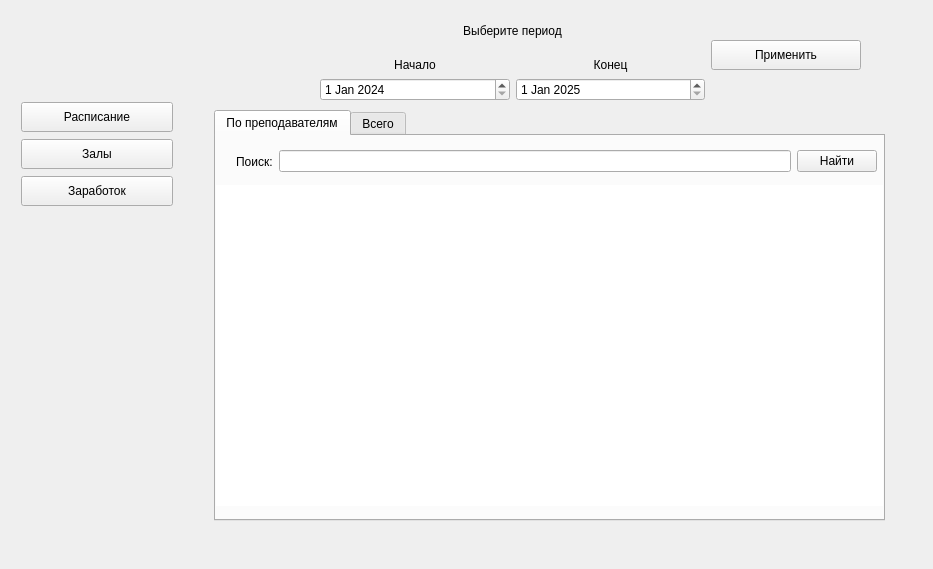
<?xml version="1.0" encoding="UTF-8"?>
<ui version="4.0">
 <class>DirectorsInterface</class>
 <widget class="QWidget" name="DirectorsInterface">
  <property name="geometry">
   <rect>
    <x>0</x>
    <y>0</y>
    <width>933</width>
    <height>569</height>
   </rect>
  </property>
  <property name="windowTitle">
   <string>Form</string>
  </property>
  <widget class="QWidget" name="widget" native="true">
   <property name="geometry">
    <rect>
     <x>11</x>
     <y>1</y>
     <width>171</width>
     <height>561</height>
    </rect>
   </property>
   <widget class="QWidget" name="">
    <property name="geometry">
     <rect>
      <x>10</x>
      <y>100</y>
      <width>152</width>
      <height>106</height>
     </rect>
    </property>
    <layout class="QVBoxLayout" name="verticalLayout_2">
     <item>
      <widget class="QPushButton" name="sheduleBut">
       <property name="minimumSize">
        <size>
         <width>150</width>
         <height>30</height>
        </size>
       </property>
       <property name="text">
        <string>Расписание</string>
       </property>
      </widget>
     </item>
     <item>
      <widget class="QPushButton" name="roomsBut">
       <property name="minimumSize">
        <size>
         <width>150</width>
         <height>30</height>
        </size>
       </property>
       <property name="text">
        <string>Залы</string>
       </property>
      </widget>
     </item>
     <item>
      <widget class="QPushButton" name="moneyBut">
       <property name="minimumSize">
        <size>
         <width>150</width>
         <height>30</height>
        </size>
       </property>
       <property name="text">
        <string>Заработок</string>
       </property>
      </widget>
     </item>
    </layout>
   </widget>
  </widget>
  <widget class="QStackedWidget" name="stackedWidget">
   <property name="geometry">
    <rect>
     <x>180</x>
     <y>0</y>
     <width>721</width>
     <height>561</height>
    </rect>
   </property>
   <property name="currentIndex">
    <number>2</number>
   </property>
   <widget class="QWidget" name="shedule">
    <widget class="QWidget" name="widget_4" native="true">
     <property name="geometry">
      <rect>
       <x>9</x>
       <y>10</y>
       <width>671</width>
       <height>561</height>
      </rect>
     </property>
     <widget class="QWidget" name="gridLayoutWidget_6">
      <property name="geometry">
       <rect>
        <x>9</x>
        <y>-1</y>
        <width>661</width>
        <height>291</height>
       </rect>
      </property>
      <layout class="QGridLayout" name="gridLayout_6">
       <item row="0" column="0">
        <widget class="QTableView" name="lessonsTableview"/>
       </item>
      </layout>
     </widget>
     <widget class="QWidget" name="layoutWidget_3">
      <property name="geometry">
       <rect>
        <x>19</x>
        <y>350</y>
        <width>381</width>
        <height>171</height>
       </rect>
      </property>
      <layout class="QFormLayout" name="formLayout_5">
       <item row="0" column="0">
        <widget class="QLabel" name="label_21">
         <property name="text">
          <string>Номер зала</string>
         </property>
        </widget>
       </item>
       <item row="1" column="0">
        <widget class="QLabel" name="label_22">
         <property name="text">
          <string>День недели</string>
         </property>
        </widget>
       </item>
       <item row="2" column="0">
        <widget class="QLabel" name="label_23">
         <property name="text">
          <string>Номер занятия</string>
         </property>
        </widget>
       </item>
       <item row="4" column="0" colspan="2">
        <widget class="QPushButton" name="addLessonBut">
         <property name="text">
          <string>Добавить</string>
         </property>
        </widget>
       </item>
       <item row="3" column="0">
        <widget class="QLabel" name="label_24">
         <property name="text">
          <string>Преподаватель</string>
         </property>
        </widget>
       </item>
       <item row="3" column="1">
        <widget class="QComboBox" name="choseCoach"/>
       </item>
       <item row="2" column="1">
        <widget class="QComboBox" name="choseLesson"/>
       </item>
       <item row="1" column="1">
        <widget class="QComboBox" name="choseDay"/>
       </item>
       <item row="0" column="1">
        <widget class="QComboBox" name="choseRoom"/>
       </item>
      </layout>
     </widget>
     <widget class="QLabel" name="label_10">
      <property name="geometry">
       <rect>
        <x>140</x>
        <y>320</y>
        <width>151</width>
        <height>20</height>
       </rect>
      </property>
      <property name="text">
       <string>Добавить занятие</string>
      </property>
      <property name="alignment">
       <set>Qt::AlignmentFlag::AlignCenter</set>
      </property>
     </widget>
     <widget class="QWidget" name="layoutWidget_4">
      <property name="geometry">
       <rect>
        <x>420</x>
        <y>350</y>
        <width>251</width>
        <height>136</height>
       </rect>
      </property>
      <layout class="QVBoxLayout" name="verticalLayout_5">
       <item>
        <widget class="QComboBox" name="choseLessonRoomDelete"/>
       </item>
       <item>
        <widget class="QComboBox" name="choseLessonDayDelete"/>
       </item>
       <item>
        <widget class="QComboBox" name="choseLessonNumberDelete"/>
       </item>
       <item>
        <widget class="QPushButton" name="choseLessonDeleteBut">
         <property name="text">
          <string>Удалить</string>
         </property>
        </widget>
       </item>
      </layout>
     </widget>
     <widget class="QLabel" name="label_11">
      <property name="geometry">
       <rect>
        <x>481</x>
        <y>320</y>
        <width>131</width>
        <height>20</height>
       </rect>
      </property>
      <property name="text">
       <string>Удалить занятие</string>
      </property>
      <property name="alignment">
       <set>Qt::AlignmentFlag::AlignCenter</set>
      </property>
     </widget>
    </widget>
   </widget>
   <widget class="QWidget" name="rooms">
    <widget class="QWidget" name="widget_3" native="true">
     <property name="geometry">
      <rect>
       <x>0</x>
       <y>0</y>
       <width>441</width>
       <height>561</height>
      </rect>
     </property>
     <widget class="QWidget" name="gridLayoutWidget">
      <property name="geometry">
       <rect>
        <x>-1</x>
        <y>-1</y>
        <width>441</width>
        <height>551</height>
       </rect>
      </property>
      <layout class="QGridLayout" name="gridLayout_2">
       <item row="0" column="0">
        <widget class="QTableView" name="roomsTableview"/>
       </item>
      </layout>
     </widget>
    </widget>
    <widget class="QWidget" name="layoutWidget_2">
     <property name="geometry">
      <rect>
       <x>450</x>
       <y>60</y>
       <width>251</width>
       <height>161</height>
      </rect>
     </property>
     <layout class="QFormLayout" name="formLayout">
      <item row="0" column="0">
       <widget class="QLabel" name="label">
        <property name="text">
         <string>Номер</string>
        </property>
       </widget>
      </item>
      <item row="0" column="1">
       <widget class="QLineEdit" name="roomNumber"/>
      </item>
      <item row="1" column="0">
       <widget class="QLabel" name="label_2">
        <property name="text">
         <string>Площадь</string>
        </property>
       </widget>
      </item>
      <item row="1" column="1">
       <widget class="QLineEdit" name="roomArea"/>
      </item>
      <item row="2" column="0">
       <widget class="QLabel" name="label_3">
        <property name="text">
         <string>Цена</string>
        </property>
       </widget>
      </item>
      <item row="3" column="0" colspan="2">
       <widget class="QPushButton" name="addRoomBut">
        <property name="text">
         <string>Добавить</string>
        </property>
       </widget>
      </item>
      <item row="2" column="1">
       <widget class="QLineEdit" name="roomPrice"/>
      </item>
     </layout>
    </widget>
    <widget class="QLabel" name="label_6">
     <property name="geometry">
      <rect>
       <x>520</x>
       <y>30</y>
       <width>101</width>
       <height>20</height>
      </rect>
     </property>
     <property name="text">
      <string>Добавить зал</string>
     </property>
     <property name="alignment">
      <set>Qt::AlignmentFlag::AlignCenter</set>
     </property>
    </widget>
    <widget class="QLabel" name="label_9">
     <property name="geometry">
      <rect>
       <x>532</x>
       <y>290</y>
       <width>81</width>
       <height>20</height>
      </rect>
     </property>
     <property name="text">
      <string>Удалить зал</string>
     </property>
     <property name="alignment">
      <set>Qt::AlignmentFlag::AlignCenter</set>
     </property>
    </widget>
    <widget class="QWidget" name="layoutWidget">
     <property name="geometry">
      <rect>
       <x>451</x>
       <y>320</y>
       <width>251</width>
       <height>66</height>
      </rect>
     </property>
     <layout class="QVBoxLayout" name="verticalLayout">
      <item>
       <widget class="QComboBox" name="choseRoomDelete"/>
      </item>
      <item>
       <widget class="QPushButton" name="choseRoomDeleteBut">
        <property name="text">
         <string>Удалить</string>
        </property>
       </widget>
      </item>
     </layout>
    </widget>
   </widget>
   <widget class="QWidget" name="money">
    <widget class="QTabWidget" name="tabWidget_choose">
     <property name="geometry">
      <rect>
       <x>34</x>
       <y>110</y>
       <width>671</width>
       <height>411</height>
      </rect>
     </property>
     <property name="currentIndex">
      <number>0</number>
     </property>
     <widget class="QWidget" name="moneyForEachCoach">
      <attribute name="title">
       <string>По преподавателям</string>
      </attribute>
      <widget class="QWidget" name="widget_2" native="true">
       <property name="geometry">
        <rect>
         <x>-1</x>
         <y>49</y>
         <width>671</width>
         <height>321</height>
        </rect>
       </property>
       <widget class="QWidget" name="gridLayoutWidget_2">
        <property name="geometry">
         <rect>
          <x>-1</x>
          <y>-1</y>
          <width>671</width>
          <height>331</height>
         </rect>
        </property>
        <layout class="QGridLayout" name="gridLayout">
         <item row="0" column="0">
          <widget class="QTableView" name="coachesmoneyTableview"/>
         </item>
        </layout>
       </widget>
      </widget>
      <widget class="QWidget" name="layoutWidget">
       <property name="geometry">
        <rect>
         <x>20</x>
         <y>10</y>
         <width>641</width>
         <height>31</height>
        </rect>
       </property>
       <layout class="QHBoxLayout" name="horizontalLayout">
        <item>
         <widget class="QLabel" name="label_8">
          <property name="text">
           <string>Поиск:</string>
          </property>
         </widget>
        </item>
        <item>
         <widget class="QLineEdit" name="searchCoachMoney"/>
        </item>
        <item>
         <widget class="QPushButton" name="searchCoachMoneyBut">
          <property name="text">
           <string>Найти</string>
          </property>
         </widget>
        </item>
       </layout>
      </widget>
     </widget>
     <widget class="QWidget" name="allMoney">
      <attribute name="title">
       <string>Всего</string>
      </attribute>
      <widget class="QLabel" name="allSchoolMoneyOutput">
       <property name="geometry">
        <rect>
         <x>10</x>
         <y>10</y>
         <width>651</width>
         <height>351</height>
        </rect>
       </property>
       <property name="text">
        <string/>
       </property>
      </widget>
     </widget>
    </widget>
    <widget class="QWidget" name="">
     <property name="geometry">
      <rect>
       <x>140</x>
       <y>10</y>
       <width>541</width>
       <height>91</height>
      </rect>
     </property>
     <layout class="QHBoxLayout" name="horizontalLayout_3">
      <item>
       <layout class="QVBoxLayout" name="verticalLayout_6">
        <item>
         <widget class="QLabel" name="label_4">
          <property name="text">
           <string>Выберите период</string>
          </property>
          <property name="alignment">
           <set>Qt::AlignmentFlag::AlignCenter</set>
          </property>
         </widget>
        </item>
        <item>
         <layout class="QHBoxLayout" name="horizontalLayout_2">
          <item>
           <layout class="QVBoxLayout" name="verticalLayout_3">
            <item>
             <widget class="QLabel" name="label_5">
              <property name="text">
               <string>Начало</string>
              </property>
              <property name="alignment">
               <set>Qt::AlignmentFlag::AlignCenter</set>
              </property>
             </widget>
            </item>
            <item>
             <widget class="QDateEdit" name="startDate">
              <property name="dateTime">
               <datetime>
                <hour>3</hour>
                <minute>0</minute>
                <second>1</second>
                <year>2024</year>
                <month>1</month>
                <day>1</day>
               </datetime>
              </property>
              <property name="time">
               <time>
                <hour>3</hour>
                <minute>0</minute>
                <second>1</second>
               </time>
              </property>
             </widget>
            </item>
           </layout>
          </item>
          <item>
           <layout class="QVBoxLayout" name="verticalLayout_4">
            <item>
             <widget class="QLabel" name="label_7">
              <property name="text">
               <string>Конец</string>
              </property>
              <property name="alignment">
               <set>Qt::AlignmentFlag::AlignCenter</set>
              </property>
             </widget>
            </item>
            <item>
             <widget class="QDateEdit" name="endDate">
              <property name="dateTime">
               <datetime>
                <hour>3</hour>
                <minute>0</minute>
                <second>1</second>
                <year>2025</year>
                <month>1</month>
                <day>1</day>
               </datetime>
              </property>
              <property name="time">
               <time>
                <hour>3</hour>
                <minute>0</minute>
                <second>1</second>
               </time>
              </property>
             </widget>
            </item>
           </layout>
          </item>
         </layout>
        </item>
       </layout>
      </item>
      <item>
       <widget class="QPushButton" name="dateBut">
        <property name="maximumSize">
         <size>
          <width>150</width>
          <height>30</height>
         </size>
        </property>
        <property name="text">
         <string>Применить</string>
        </property>
       </widget>
      </item>
     </layout>
    </widget>
   </widget>
   <widget class="QWidget" name="page"/>
  </widget>
 </widget>
 <resources/>
 <connections/>
</ui>
